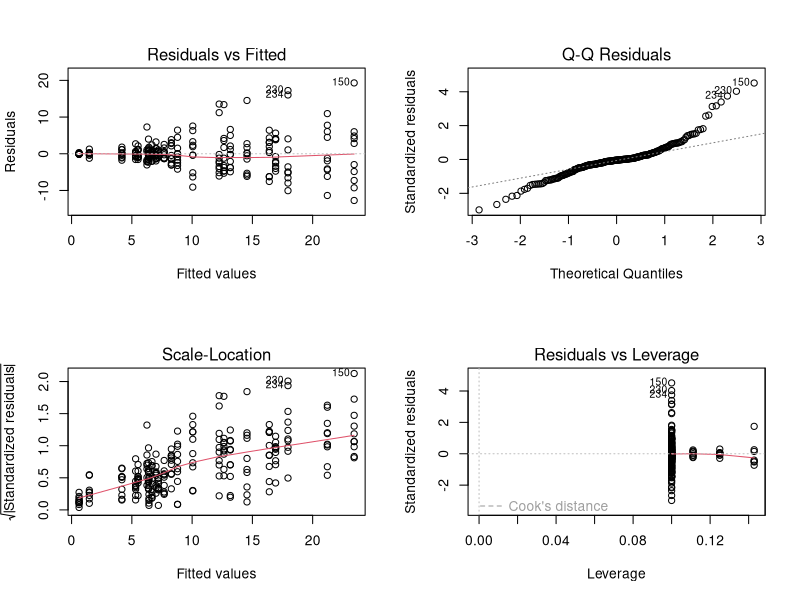
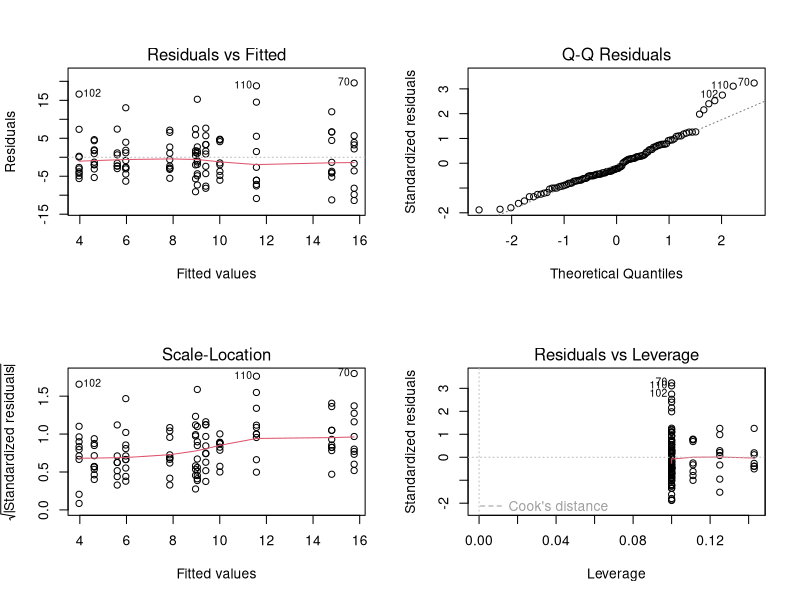
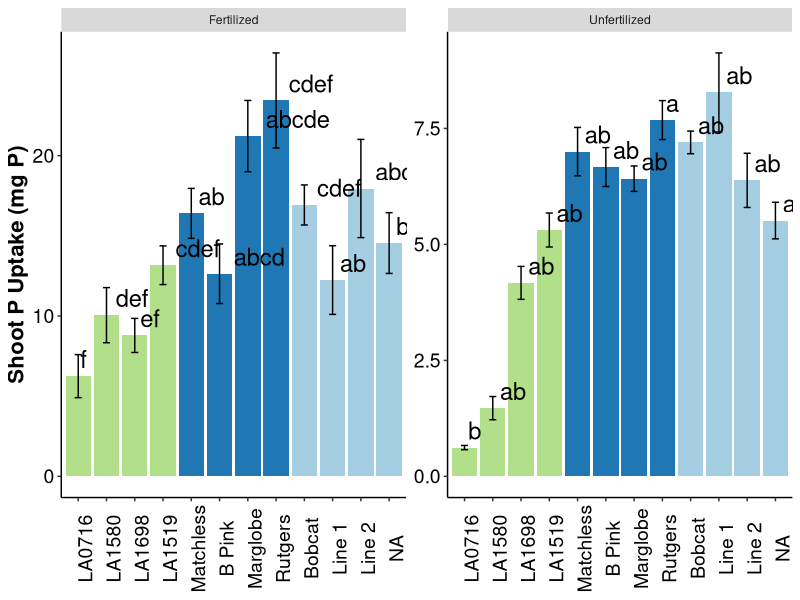
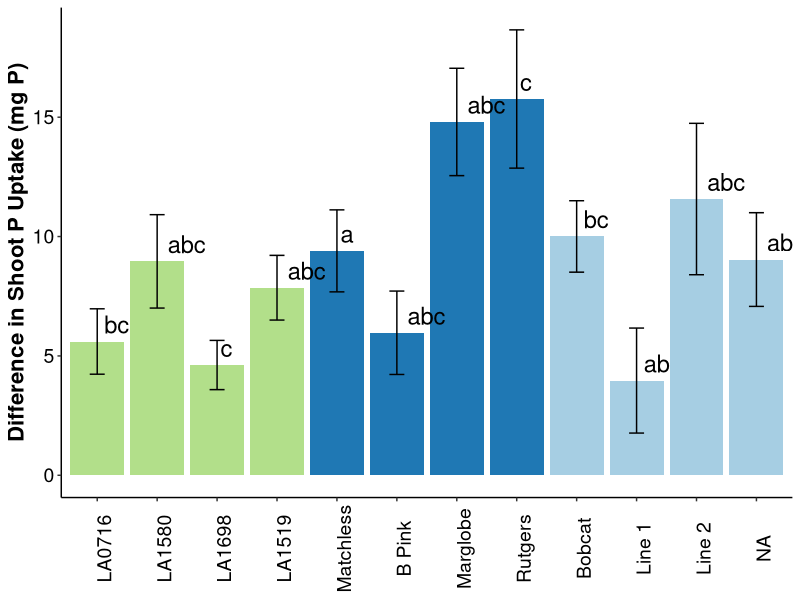
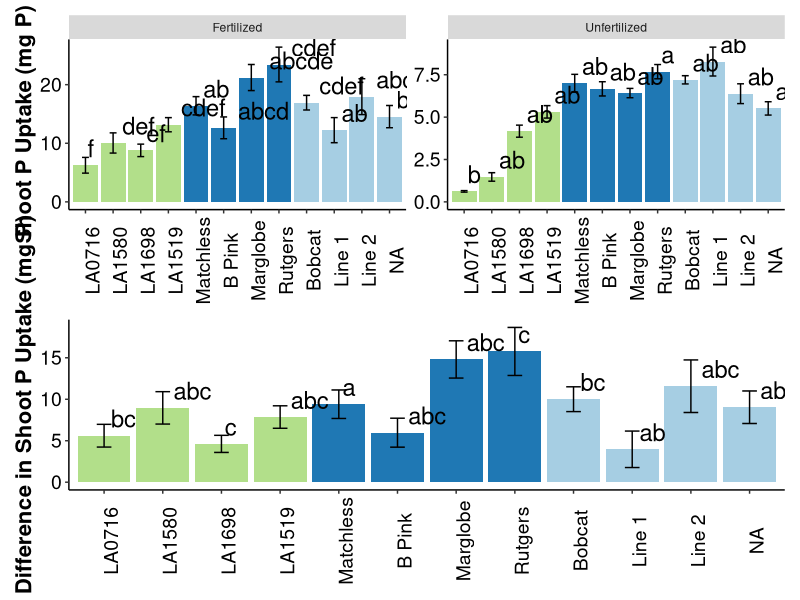

Write the R code that produced these figures, in order.
## ---- chunk 1
library(patchwork)
library(tidyverse)
library(emmeans)
library(car)
## ---- chunk 2
plantp <- read.csv('Data/Inputs/Plant_P.csv') %>% 
  filter(!is.na(P_Content_mg.shoot))
## ---- chunk 3
d.wide <- plantp %>% 
  dplyr::select(.,Variety,Domestication,Fertilization,Rep,
                P_Content_mg.shoot)  %>% 
  pivot_wider(.,names_from = Fertilization, 
              values_from = c(P_Content_mg.shoot)) %>% 
  filter(!is.na(Unfertilized)) %>% 
  filter(!is.na(Fertilized))
  
df <- d.wide %>% 
  mutate('abs.p' = (Fertilized-Unfertilized))
## ---- chunk 4
# p uptake
par(mfrow = c(2,2))

mod <- plantp %>% 
  lm((P_Content_mg.shoot)~Fertilization*Domestication/Variety ,data=.)
plot(mod)
aov.mod<- aov(mod)
summary(aov.mod)
e <- emmeans(mod, pairwise ~ Fertilization*Domestication)
e.df <- as.data.frame(e$contrasts) %>% 
  filter(., p.value < 0.05) 
e.df
e <- emmeans(mod, pairwise ~ Domestication*Variety)
e.df <- as.data.frame(e$contrasts) %>% 
  filter(., p.value < 0.05) 
e.df
## ---- chunk 5
# p difference
mod <- df %>% 
  lm((abs.p)~Domestication/Variety ,data=.)
plot(mod)
aov.mod<- aov(mod)
summary(aov.mod)
emmeans(mod, pairwise ~ Domestication)
e <- emmeans(mod, pairwise ~ Domestication*Variety)
e.df <- as.data.frame(e$contrasts) %>% 
  filter(., p.value < 0.05) 
e.df
## ---- chunk 6
sum_d <-summarise(group_by(plantp,Variety,Domestication,Fertilization),
  n = n(),
  mean = mean(P_Content_mg.shoot),
  sd = sd(P_Content_mg.shoot),
  se = sd/sqrt(n)) 

sum_d$letters <- c('abcd','ab','cdef','ab','f','b','cdef','ab','def','ab','ef','ab','ab','ab','abcd','ab','abcde','ab','ab','ab','bc','ab','cdef','a') #from emmeans contrasts above for Fertilization*Domestication*Variety
level_order <- factor(sum_d$Variety,level = c('LA0716',  'LA1580', 'LA1698', 'LA1519', 'Matchless', 'B Pink', 'Marglobe', 'Rutgers','Bobcat','Quali T','Line 1','Line 2'))
p.content<-ggplot(sum_d, aes(level_order, mean, fill = Domestication)) + 
  geom_col(position = 'dodge') +
  geom_text(aes(label = letters), vjust = -0.45, hjust = -0.28, size = 6) +
  facet_wrap(~Fertilization, scales = 'free')+
  labs(y='Shoot P Uptake (mg P)')+
  geom_errorbar(aes(ymin = mean-se, 
                    ymax = mean+se),
                position=position_dodge(0.9), width = .25)+
  scale_fill_manual(values = c('#A6CEE3','#1F78B4','#B2DF8A' )) +
  theme(axis.text.x=element_text(size=14, colour = "black", angle = 90), 
        axis.text.y=element_text(size=14, colour = "black"),
        axis.title=element_text(size=16,face="bold"),
        axis.line = element_line(colour = "black"),
        panel.grid.major = element_blank(),
        panel.grid.minor = element_blank(),
        panel.border = element_blank(),
        panel.background = element_blank(),
        legend.position = 'none',
        axis.title.x = element_blank());p.content

## ---- chunk 7
sum_abs <-summarise(group_by(df,Variety,Domestication),
  n = n(),
  mean = mean(abs.p),
  sd = sd(abs.p),
  se = sd/sqrt(n)) 

sum_abs$letters <- c('abc','bc','bc','abc','abc','c','ab','abc','abc','a','abc','c') #from emmeans contrasts above for Domestication*Variety
level_order.df <- factor(sum_abs$Variety,level = c('LA0716',  'LA1580', 'LA1698', 'LA1519', 'Matchless', 'B Pink', 'Marglobe', 'Rutgers','Bobcat','Quali T','Line 1','Line 2'))
p<-ggplot(sum_abs, aes(level_order.df, mean, fill = Domestication)) + 
  geom_col(position = 'dodge') +
  geom_text(aes(label = letters), vjust = -0.45, hjust = -0.28, size = 6) +
  labs(y='Difference in Shoot P Uptake (mg P)')+
  geom_errorbar(aes(ymin = mean-se, 
                    ymax = mean+se),
                position=position_dodge(0.9), width = .25)+
  scale_fill_manual(values = c('#A6CEE3','#1F78B4','#B2DF8A' )) +
  theme(axis.text.x=element_text(size=14, colour = "black", angle = 90), 
        axis.text.y=element_text(size=14, colour = "black"),
        axis.title=element_text(size=16,face="bold"),
        axis.line = element_line(colour = "black"),
        panel.grid.major = element_blank(),
        panel.grid.minor = element_blank(),
        panel.border = element_blank(),
        panel.background = element_blank(),
        legend.position = 'none',
        axis.title.x = element_blank());p

## ---- chunk 8
p<- p.content/p
ggsave(plot=p, filename = 'Data/Outputs/Figures/Figure2.pdf', width = 14, height = 10)
